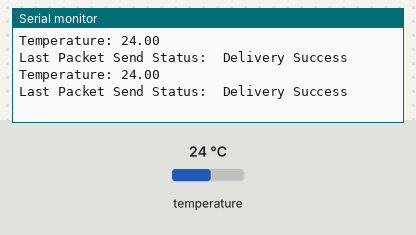
A sketch run on a simulated Seeed XIAO ESP32-C3. On the bench: the last lines printed to the serial monitor. The test bench sets the inputs (shaded band); at power-on: temperature 24 °C.

Above: at 1.8 s.
1.9 s: temperature set to 12 °C
At 2.5 s:
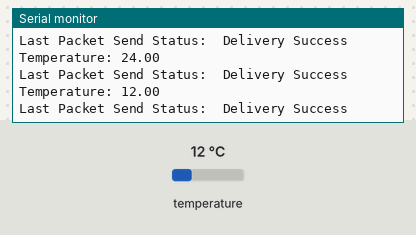
3.4 s: temperature set to 19 °C
At 4.9 s:
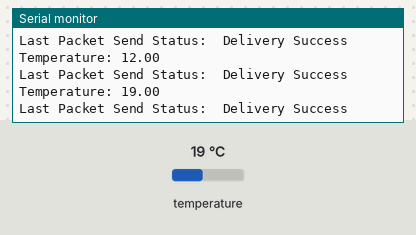
Timing chart, 0 to 6.4 s (numbered marks = the images above; inputs shaded):
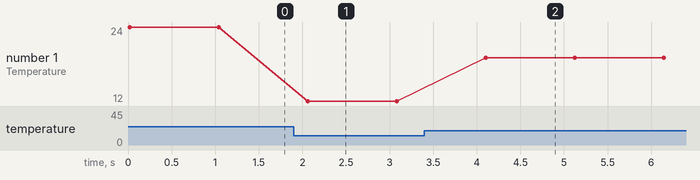

Measured:
- after the input at 1.9 s, the serial monitor: prints a new line after 0.16 s (image 1)
- after the input at 3.4 s, the serial monitor: prints a new line after 0.70 s (image 2)
- plotted number 1: 24 → 12 after the input at 1.9 s, 12 → 19 after the input at 3.4 s

The sketch:

sender_SHT31.ino
```cpp
#include <esp_now.h>
#include <WiFi.h>
#include <Wire.h>
#include "Adafruit_SHT31.h"

Adafruit_SHT31 sht31 = Adafruit_SHT31();
uint8_t broadcastAddress[] = {0xEC, 0xDA, 0x3B, 0xBB, 0xB1, 0xE4};
esp_now_peer_info_t peerInfo;
float temperature;

// データ送信後に実行されるコールバック関数
void OnDataSent(const uint8_t *mac_addr, esp_now_send_status_t status) {
  Serial.print("\r\nLast Packet Send Status:\t");
  Serial.println(status == ESP_NOW_SEND_SUCCESS ? "Delivery Success" : "Delivery Fail");
}

void setup() {
  // シリアルモニタを初期化、通信速度115200bps
  Serial.begin(115200);

  // SHT31センサーを初期化
  if (!sht31.begin(0x45)) {
    Serial.println("Couldn't find SHT31");
    while (1) delay(1);
  }

  WiFi.mode(WIFI_STA); // デバイスをWi-Fiステーションモードに設定

  // ESP-NOWの初期化
  if (esp_now_init() != ESP_OK) {
    Serial.println("Error initializing ESP-NOW");
    return;
  }

  // データ送信後のコールバック関数を登録
  esp_now_register_send_cb(OnDataSent);

  // ピア情報を設定
  memcpy(peerInfo.peer_addr, broadcastAddress, 6);
  peerInfo.channel = 0;
  peerInfo.encrypt = false;

  // ピアを追加
  if (esp_now_add_peer(&peerInfo) != ESP_OK) {
    Serial.println("Failed to add peer");
    return;
  }
}

void loop() {
  // SHT31センサーから温度を取得
  temperature = sht31.readTemperature();
  if (!isnan(temperature)) {  // 温度が正常に読み取れた場合
    Serial.print("Temperature: ");
    Serial.println(temperature);

    // 温度データを送信
    esp_now_send(broadcastAddress, (uint8_t *)&temperature, sizeof(temperature));
  } else {
    Serial.println("Failed to read temperature");
  }
  delay(1000); // 1秒間隔でデータを送信
}
```
